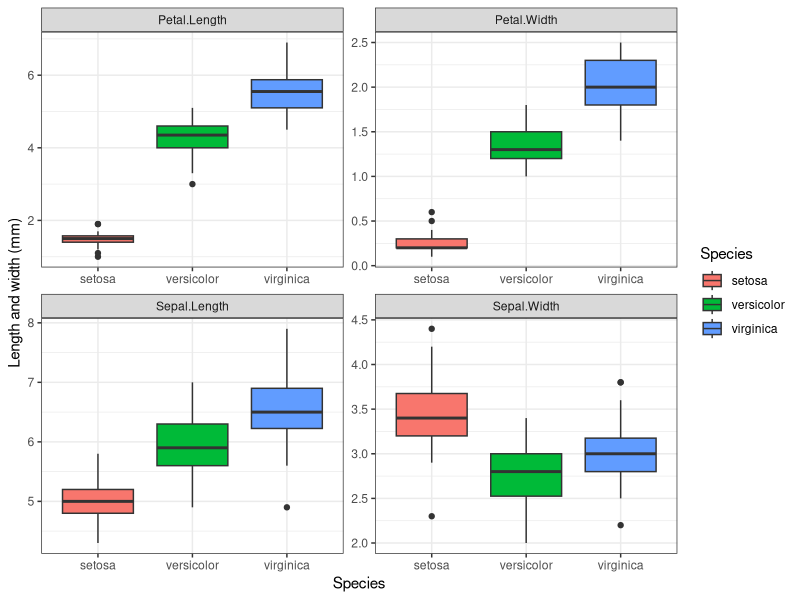

This figure's R source:
## ---- chunk 1
library(tidyverse)
## ---- chunk 2
datos <- datasets::iris
summary(datos)
setosa<- which(datos$Species=="setosa")
setosa.1<-datos[setosa,]
mean_SL_setosa<- mean(setosa.1$Sepal.Length)

ver<- which(datos$Species=="versicolor")
ver.1<-datos[ver,]
mean_SL_ver<- mean(ver.1$Sepal.Length)

vir<- which(datos$Species=="virginica")
vir.1<-datos[setosa,]
mean_SL_vir<- mean(vir.1$Sepal.Length)

## ---- chunk 3
datos %>% pivot_longer(., cols = -Species) %>% 
  ggplot(., aes(x = Species))+
  geom_boxplot(aes(y = value, fill = Species))+facet_wrap(facets = "name", scales ="free")+
  ylab("Length and width (mm)")+theme_bw()
